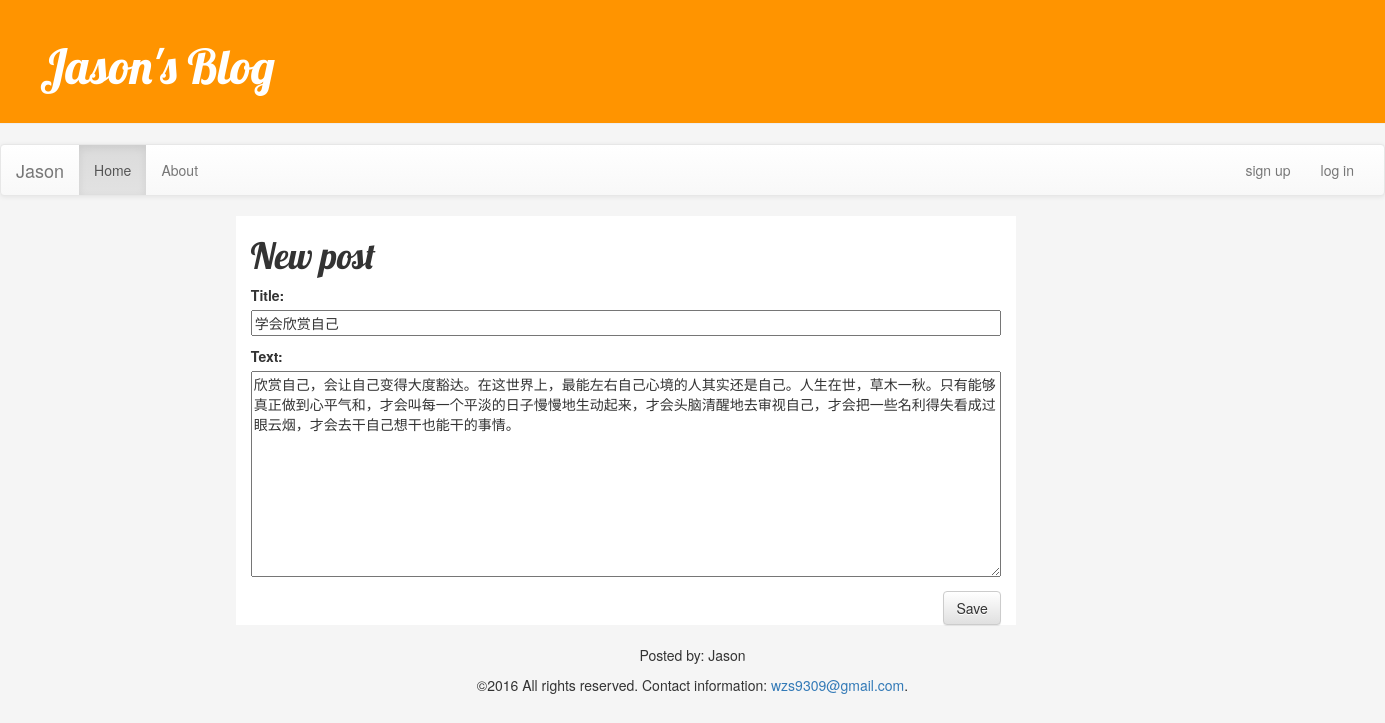
The app's page /post/14/edit/ with its own data.
### blog/models.py (models this page shows, shortened)
class Post(models.Model):
    author = models.ForeignKey('auth.User')
    title = models.CharField(max_length=200)
    text = models.TextField()
    created_date = models.DateTimeField(
            default=timezone.now)
    published_date = models.DateTimeField(
            blank=True, null=True)

### blog/views.py (the view)
# urls.py: url(r'^post/(?P<pk>[0-9]+)/edit/$', views.post_edit, name='post_edit'),
def post_edit(request, pk):
    post = get_object_or_404(Post, pk=pk)
    if request.method == "POST":
        form = PostForm(request.POST, instance=post)
        if form.is_valid():
            post = form.save(commit=False)
            post.author = request.user
            post.published_date = timezone.now()
            post.save()
            return redirect('blog.views.post_detail', pk=post.pk)
    else:
        form = PostForm(instance=post)
    return render(request, 'blog/post_edit.html', {'form': form})

### blog/forms.py
class PostForm(forms.ModelForm):
    class Meta:
        model = Post
        fields = ('title', 'text',)

### blog/templates/blog/post_edit.html
{% extends 'blog/base.html' %}
{% block content %}
    <h1>New post</h1>
    <form method="POST" class="post-form">{% csrf_token %}
        {{ form.as_p }}
        <button type="submit" class="save btn btn-default">Save</button>
    </form>
{% endblock %}

### blog/static/css/blog.css (style rules this page uses)
h1, h2, h3, h4 { font-family: 'Lobster', cursive; }
.save { float: right; }
.post-form textarea, .post-form input { width: 100%; }

### records on screen
Post: title "学会欣赏自己", text "欣赏自己，会让自己变得大度豁达。在这世界上，最能左右自己心境的人其实还是自己。人生在世，草木一秋。只有能够真正做到心平气和，才会叫每一个平淡的日子慢慢地生动起来，才会头脑清醒地去审视自己，才会把一些名利得失看成过眼云烟，才会去干自己想干也能干的事情。"
